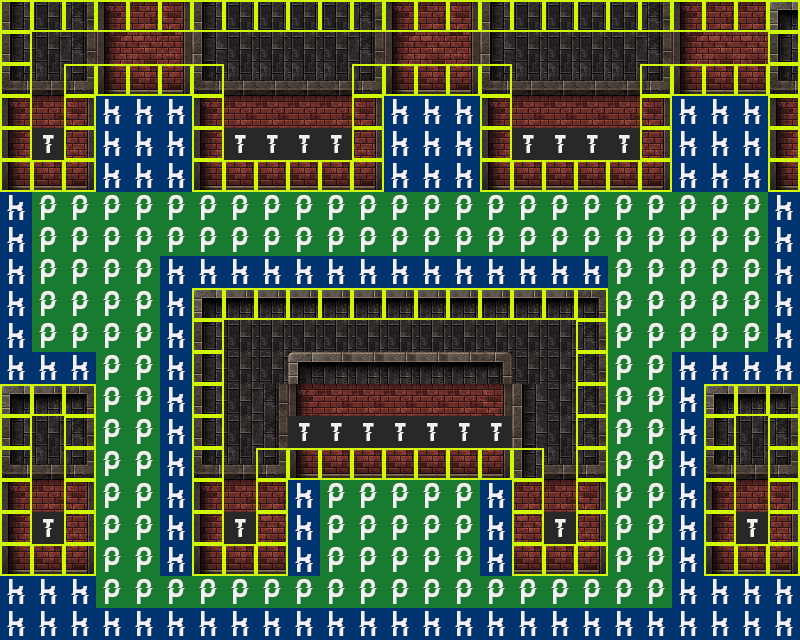

This game map was drawn from its Tiled (.tmx) file and the tilesets committed beside it. A one-line description and the full map source follow:
An orthogonal 25x20 tile map with 32x32 px tiles, 2 tile layers (Tile Layer 1, Tile Layer 2), 3 tilesets.

<map version="1.2" tiledversion="1.2.5" orientation="orthogonal" renderorder="right-down" width="25" height="20" tilewidth="32" tileheight="32" infinite="0" nextlayerid="3" nextobjectid="1">
 <tileset firstgid="1" source="level4.tsx" />
 <tileset firstgid="101" source="ColTex.tsx" />
 <tileset firstgid="103" source="ColTex3.tsx" />
 <layer id="1" name="Tile Layer 1" width="25" height="20">
  <data encoding="csv">
11,12,13,31,32,33,11,12,12,12,12,13,31,32,33,11,12,12,12,12,13,31,32,32,1,
11,12,13,41,42,43,11,12,12,12,12,13,41,42,43,11,12,12,12,12,13,41,42,42,11,
21,22,23,51,52,53,21,22,22,22,22,23,51,52,53,21,22,22,22,22,23,51,52,52,21,
31,32,33,4,5,6,31,32,32,32,32,33,4,5,6,31,32,32,32,32,33,4,5,6,31,
41,42,43,14,15,16,41,42,42,42,42,43,14,15,16,41,42,42,42,42,43,14,15,16,41,
51,52,53,24,25,26,51,52,52,52,52,53,24,25,26,51,52,52,52,52,53,24,25,26,51,
4,5,6,4,5,6,4,5,6,4,5,6,4,5,6,4,5,6,4,5,6,4,5,6,4,
14,15,16,14,15,16,14,15,16,14,15,16,14,15,16,14,15,16,14,15,16,14,15,16,14,
24,25,26,24,25,26,24,25,26,24,25,26,24,25,26,24,25,26,24,25,26,24,25,26,24,
4,5,6,4,5,6,1,2,2,2,2,2,2,2,2,2,2,2,3,5,6,4,5,6,4,
14,15,16,14,15,16,11,12,12,12,12,12,12,12,12,12,12,12,13,15,16,14,15,16,14,
24,25,26,24,25,26,11,12,12,1,2,2,2,2,2,3,12,12,13,25,26,24,25,26,24,
1,2,3,4,5,6,11,12,13,31,32,32,32,32,32,33,11,12,13,4,5,6,1,2,3,
11,12,13,14,15,16,11,12,13,41,42,42,42,42,42,43,11,12,13,14,15,16,11,12,13,
21,22,23,24,25,26,21,22,23,51,52,52,52,52,52,53,11,22,23,24,25,26,21,22,23,
31,32,33,4,5,6,31,32,32,4,5,6,6,4,5,6,32,32,33,4,5,6,31,32,33,
41,42,43,14,15,16,41,42,42,14,15,16,16,14,15,16,42,42,43,14,15,16,41,42,43,
51,52,53,24,25,26,51,52,52,24,25,26,26,24,25,26,52,52,53,24,25,26,51,52,53,
4,5,6,4,5,6,4,5,6,4,5,6,4,5,6,4,5,6,4,5,6,4,5,6,4,
14,15,16,14,15,16,14,15,16,14,15,16,14,15,16,14,15,16,14,15,16,14,15,16,14
</data>
 </layer>
 <layer id="2" name="Tile Layer 2" width="25" height="20">
  <data encoding="csv">
104,104,104,104,104,104,104,104,104,104,104,104,104,104,104,104,104,104,104,104,104,104,104,104,104,
104,103,103,103,103,103,103,103,103,103,103,103,103,103,103,103,103,103,103,103,103,103,103,103,104,
104,103,104,104,104,104,104,103,103,103,103,104,104,104,104,104,103,103,103,103,104,104,104,104,104,
104,103,104,107,107,107,104,103,103,103,103,104,107,107,107,104,103,103,103,103,104,107,107,107,104,
104,105,104,107,107,107,104,105,105,105,105,104,107,107,107,104,105,105,105,105,104,107,107,107,104,
104,104,104,107,107,107,104,104,104,104,104,104,107,107,107,104,104,104,104,104,104,107,107,107,104,
107,106,106,106,106,106,106,106,106,106,106,106,106,106,106,106,106,106,106,106,106,106,106,106,107,
107,106,106,106,106,106,106,106,106,106,106,106,106,106,106,106,106,106,106,106,106,106,106,106,107,
107,106,106,106,106,107,107,107,107,107,107,107,107,107,107,107,107,107,107,106,106,106,106,106,107,
107,106,106,106,106,107,104,104,104,104,104,104,104,104,104,104,104,104,104,106,106,106,106,106,107,
107,106,106,106,106,107,104,103,103,103,103,103,103,103,103,103,103,103,104,106,106,106,106,106,107,
107,107,107,106,106,107,104,103,103,103,103,103,103,103,103,103,103,103,104,106,106,107,107,107,107,
104,104,104,106,106,107,104,103,103,103,103,103,103,103,103,103,103,103,104,106,106,107,104,104,104,
104,103,104,106,106,107,104,103,103,105,105,105,105,105,105,105,103,103,104,106,106,107,104,103,104,
104,103,104,106,106,107,104,103,104,104,104,104,104,104,104,104,104,103,104,106,106,107,104,103,104,
104,103,104,106,106,107,104,103,104,107,106,106,106,106,106,107,104,103,104,106,106,107,104,103,104,
104,105,104,106,106,107,104,105,104,107,106,106,106,106,106,107,104,105,104,106,106,107,104,105,104,
104,104,104,106,106,107,104,104,104,107,106,106,106,106,106,107,104,104,104,106,106,107,104,104,104,
107,107,107,106,106,106,106,106,106,106,106,106,106,106,106,106,106,106,106,106,106,107,107,107,107,
107,107,107,107,107,107,107,107,107,107,107,107,107,107,107,107,107,107,107,107,107,107,107,107,107
</data>
 </layer>
</map>
